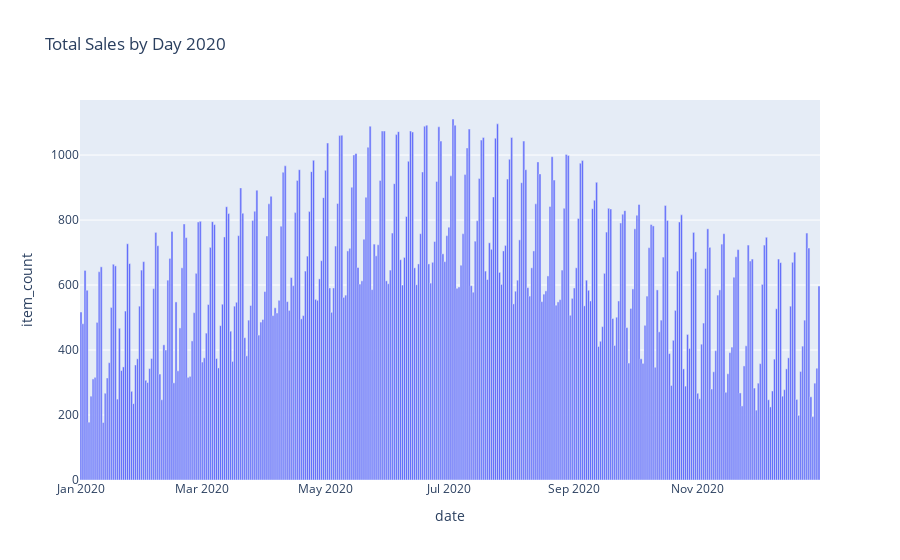

Source (notebook cell):
### Markdown cell above
Display total sales for a year.

### Code cell
SINGLE_YEAR = 2020

df_sales_single_year = df_sales[df_sales['date'].dt.year == SINGLE_YEAR]
df_plot = df_sales_single_year[['date','item_count']].groupby(['date']).sum().reset_index() 
fig = px.bar(df_plot, x='date', y='item_count',facet_col_spacing=0, title=f'Total Sales by Day {SINGLE_YEAR}')
fig.update_layout(bargap=0.0,bargroupgap=0.0)
fig.show()

### Figure 1 — Plotly figure (JSON) as saved in the notebook; plotly's stock layout.template omitted (floating-point values rounded to 4 significant figures; data arrays with more than 128 entries replaced by an {"elided": "..."} marker saying what was removed)
{"data": [{"alignmentgroup": "True", "hovertemplate": "date=%{x}<br>item_count=%{y}<extra></extra>", "legendgroup": "", "marker": {"color": "#636efa", "pattern": {"shape": ""}}, "name": "", "offsetgroup": "", "orientation": "v", "showlegend": false, "textposition": "auto", "type": "bar", "x": {"elided": "366 str values"}, "xaxis": "x", "y": {"elided": "366 int values"}, "yaxis": "y"}], "layout": {"bargap": 0, "bargroupgap": 0, "barmode": "relative", "legend": {"tracegroupgap": 0}, "title": {"text": "Total Sales by Day 2020"}, "xaxis": {"anchor": "y", "domain": [0, 1], "title": {"text": "date"}}, "yaxis": {"anchor": "x", "domain": [0, 1], "title": {"text": "item_count"}}}}
